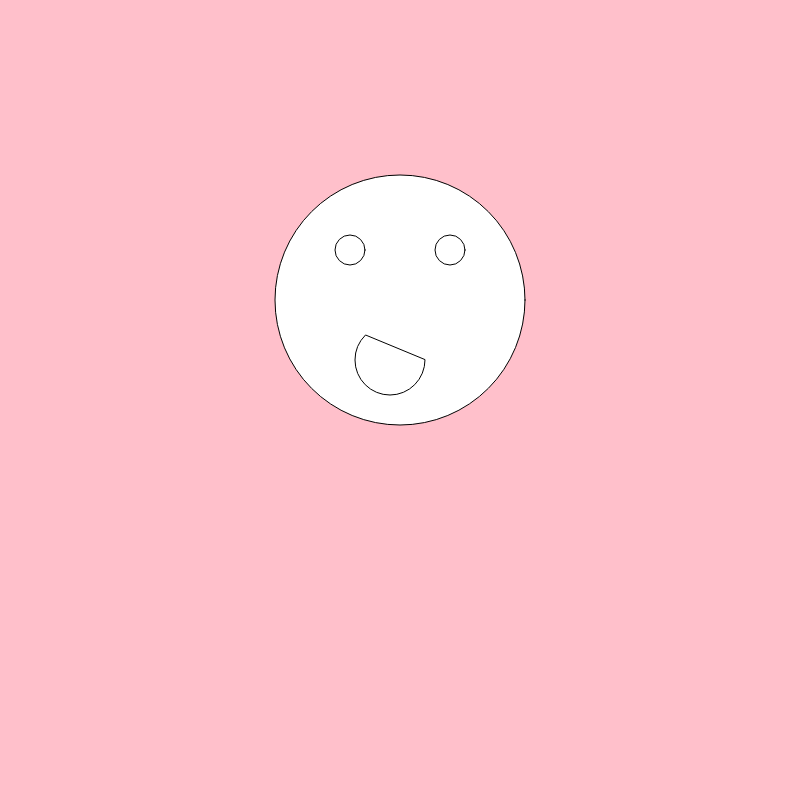
Frame 1 (no input)
Frame 60 (no input): identical to frame 1, image omitted
Frame 120 (the mouse pressed at the canvas centre since frame 60): identical to frame 1, image omitted

The p5.js sketch that drew this single still picture (run headless with seeded random() and noise() and a simulated clock; from frame 60 on, the mouse is pressed at the canvas centre):

// p5.js sketch
// ── sketch.js
function setup() {
  createCanvas(800, 800);
}

function draw() {

  background("pink");
  ellipse(400, 300, 250, 250);

  ellipse(350, 250, 30, 30);
  ellipse(450, 250, 30, 30);

  arc(390, 360, 70, 70, 0, PI + QUARTER_PI, CHORD);




}
